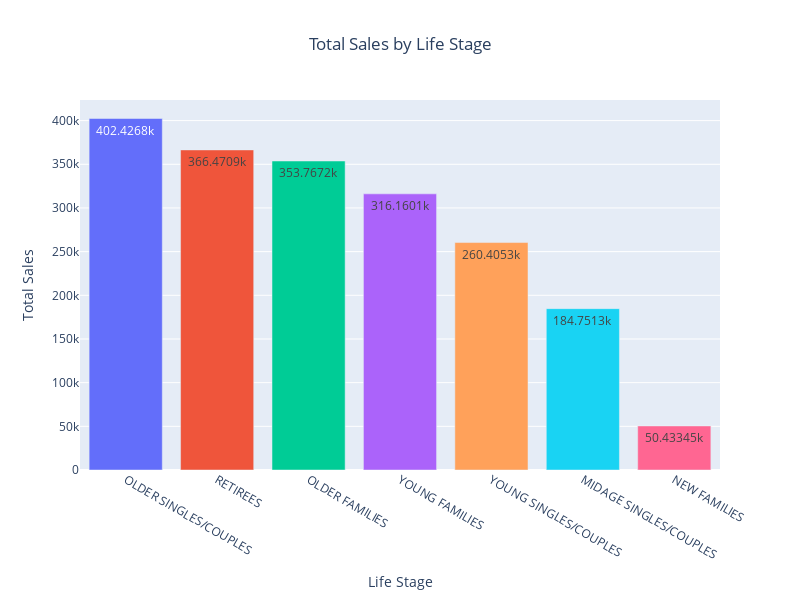

Notebook source saved alongside this figure:
### Code cell
# Graphical representation of the total sales by life stageq18 using plotly express
fig = px.bar(
    life_stage_sorted, #specifying the dataframe containing the required data set
    x = "LIFESTAGE", #specifying the column to be used for x-axis
    y = "TOT_SALES", #specifying the column to be used for y-axis
    labels = {"LIFESTAGE" : "Life Stage", "TOT_SALES" : "Total Sales"}, # Renaming the axis
    title = "Total Sales by Life Stage", #Setting the chart title
    color = "LIFESTAGE", # Using the product name to differentiate the colours
    #orientation = "h", # Setting the orientation to horizontal
    text = "LIFESTAGE", # spcecify column for text labels
    text_auto = True, # automatically display the values on bars
    width = 800, # sets the width of the visuals
    height = 600 # sets the high of the visuals
)

# Center the title of the chart
fig.update_layout(title_x = 0.5) # center aligns the title

# Update the layout to hide the legend
fig.update_layout(showlegend = False)

### Figure 1 — Plotly figure (JSON) as saved in the notebook; plotly's stock layout.template omitted (floating-point values rounded to 4 significant figures)
{"data": [{"alignmentgroup": "True", "hovertemplate": "Life Stage=%{text}<br>Total Sales=%{y}<extra></extra>", "legendgroup": "OLDER SINGLES/COUPLES", "marker": {"color": "#636efa", "pattern": {"shape": ""}}, "name": "OLDER SINGLES/COUPLES", "offsetgroup": "OLDER SINGLES/COUPLES", "orientation": "v", "showlegend": true, "text": ["OLDER SINGLES/COUPLES"], "textposition": "auto", "texttemplate": "%{y}", "type": "bar", "x": ["OLDER SINGLES/COUPLES"], "xaxis": "x", "y": [402400.0], "yaxis": "y"}, {"alignmentgroup": "True", "hovertemplate": "Life Stage=%{text}<br>Total Sales=%{y}<extra></extra>", "legendgroup": "RETIREES", "marker": {"color": "#EF553B", "pattern": {"shape": ""}}, "name": "RETIREES", "offsetgroup": "RETIREES", "orientation": "v", "showlegend": true, "text": ["RETIREES"], "textposition": "auto", "texttemplate": "%{y}", "type": "bar", "x": ["RETIREES"], "xaxis": "x", "y": [366500.0], "yaxis": "y"}, {"alignmentgroup": "True", "hovertemplate": "Life Stage=%{text}<br>Total Sales=%{y}<extra></extra>", "legendgroup": "OLDER FAMILIES", "marker": {"color": "#00cc96", "pattern": {"shape": ""}}, "name": "OLDER FAMILIES", "offsetgroup": "OLDER FAMILIES", "orientation": "v", "showlegend": true, "text": ["OLDER FAMILIES"], "textposition": "auto", "texttemplate": "%{y}", "type": "bar", "x": ["OLDER FAMILIES"], "xaxis": "x", "y": [353800.0], "yaxis": "y"}, {"alignmentgroup": "True", "hovertemplate": "Life Stage=%{text}<br>Total Sales=%{y}<extra></extra>", "legendgroup": "YOUNG FAMILIES", "marker": {"color": "#ab63fa", "pattern": {"shape": ""}}, "name": "YOUNG FAMILIES", "offsetgroup": "YOUNG FAMILIES", "orientation": "v", "showlegend": true, "text": ["YOUNG FAMILIES"], "textposition": "auto", "texttemplate": "%{y}", "type": "bar", "x": ["YOUNG FAMILIES"], "xaxis": "x", "y": [316200.0], "yaxis": "y"}, {"alignmentgroup": "True", "hovertemplate": "Life Stage=%{text}<br>Total Sales=%{y}<extra></extra>", "legendgroup": "YOUNG SINGLES/COUPLES", "marker": {"color": "#FFA15A", "pattern": {"shape": ""}}, "name": "YOUNG SINGLES/COUPLES", "offsetgroup": "YOUNG SINGLES/COUPLES", "orientation": "v", "showlegend": true, "text": ["YOUNG SINGLES/COUPLES"], "textposition": "auto", "texttemplate": "%{y}", "type": "bar", "x": ["YOUNG SINGLES/COUPLES"], "xaxis": "x", "y": [260400.0], "yaxis": "y"}, {"alignmentgroup": "True", "hovertemplate": "Life Stage=%{text}<br>Total Sales=%{y}<extra></extra>", "legendgroup": "MIDAGE SINGLES/COUPLES", "marker": {"color": "#19d3f3", "pattern": {"shape": ""}}, "name": "MIDAGE SINGLES/COUPLES", "offsetgroup": "MIDAGE SINGLES/COUPLES", "orientation": "v", "showlegend": true, "text": ["MIDAGE SINGLES/COUPLES"], "textposition": "auto", "texttemplate": "%{y}", "type": "bar", "x": ["MIDAGE SINGLES/COUPLES"], "xaxis": "x", "y": [184800.0], "yaxis": "y"}, {"alignmentgroup": "True", "hovertemplate": "Life Stage=%{text}<br>Total Sales=%{y}<extra></extra>", "legendgroup": "NEW FAMILIES", "marker": {"color": "#FF6692", "pattern": {"shape": ""}}, "name": "NEW FAMILIES", "offsetgroup": "NEW FAMILIES", "orientation": "v", "showlegend": true, "text": ["NEW FAMILIES"], "textposition": "auto", "texttemplate": "%{y}", "type": "bar", "x": ["NEW FAMILIES"], "xaxis": "x", "y": [50430.0], "yaxis": "y"}], "layout": {"barmode": "relative", "height": 600, "legend": {"title": {"text": "Life Stage"}, "tracegroupgap": 0}, "showlegend": false, "title": {"text": "Total Sales by Life Stage", "x": 0.5}, "width": 800, "xaxis": {"anchor": "y", "autorange": true, "categoryarray": ["OLDER SINGLES/COUPLES", "RETIREES", "OLDER FAMILIES", "YOUNG FAMILIES", "YOUNG SINGLES/COUPLES", "MIDAGE SINGLES/COUPLES", "NEW FAMILIES"], "categoryorder": "array", "domain": [0, 1], "range": [-0.5, 6.5], "title": {"text": "Life Stage"}, "type": "category"}, "yaxis": {"anchor": "x", "autorange": true, "domain": [0, 1], "range": [0, 423600.0], "title": {"text": "Total Sales"}, "type": "linear"}}}
